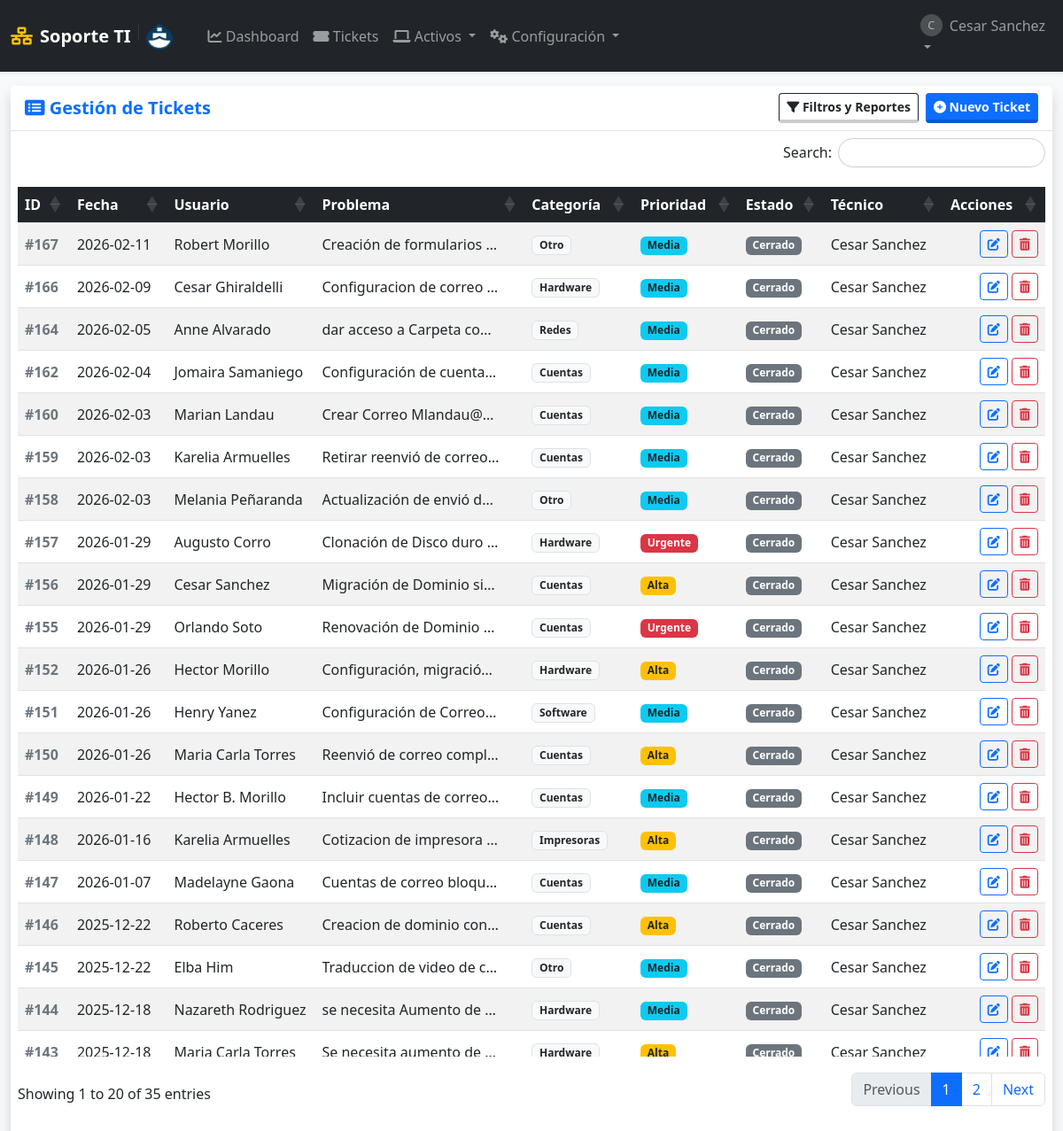
The app's page /soportes?tecnico_id=54 (signed in) with its own data.
### tables this page shows
CREATE TABLE usuarios (
            id INTEGER PRIMARY KEY AUTOINCREMENT,
            username TEXT UNIQUE NOT NULL,
            email TEXT UNIQUE,
            password_hash TEXT NOT NULL,
            role TEXT NOT NULL DEFAULT 'user' CHECK(role IN ('admin', 'user', 'tecnico')),
            departamento TEXT,
            fecha_creacion TIMESTAMP DEFAULT CURRENT_TIMESTAMP
        );

CREATE TABLE soportes (
            id INTEGER PRIMARY KEY AUTOINCREMENT,
            fecha_creacion TIMESTAMP DEFAULT CURRENT_TIMESTAMP,
            
            usuario_id INTEGER NOT NULL,  -- Quién reporta
            tecnico_id INTEGER,           -- Quién atiende
            equipo_id INTEGER,            -- Equipo afectado (opcional)
            
            problema TEXT NOT NULL,
            descripcion_detallada TEXT,
            
            estado TEXT NOT NULL DEFAULT 'Abierto',
            prioridad TEXT NOT NULL DEFAULT 'Media',
            categoria TEXT NOT NULL DEFAULT 'Otro',
            
            solucion TEXT,
            fecha_inicio DATE,
            fecha_finalizacion DATE,
            
            FOREIGN KEY (usuario_id) REFERENCES usuarios (id) ON DELETE CASCADE,
            FOREIGN KEY (tecnico_id) REFERENCES usuarios (id) ON DELETE SET NULL,
            FOREIGN KEY (equipo_id) REFERENCES equipos (id) ON DELETE SET NULL
        );

### app.py (the view)
@app.route('/soportes')
@login_required
def lista_soportes():
    db = get_db()
    f_inicio = request.args.get('fecha_inicio')
    f_fin = request.args.get('fecha_fin')
    f_categoria = request.args.get('categoria')
    f_prioridad = request.args.get('prioridad')
    f_estado = request.args.get('estado')
    f_tecnico = request.args.get('tecnico_id')
    query = """
        SELECT s.*, u.username as nombre_usuario, t.username as nombre_tecnico
        FROM soportes s
        JOIN usuarios u ON s.usuario_id = u.id
        LEFT JOIN usuarios t ON s.tecnico_id = t.id
        WHERE 1=1
    """
    params = []
    if session['role'] == 'user':
        query += " AND s.usuario_id = ?"
        params.append(session['user_id'])
    if f_inicio and f_fin:
        query += " AND date(s.fecha_creacion) BETWEEN ? AND ?"
        params.extend([f_inicio, f_fin])
    if f_categoria and f_categoria != 'Todos':
        query += " AND s.categoria = ?"
        params.append(f_categoria)
    if f_prioridad and f_prioridad != 'Todos':
        query += " AND s.prioridad = ?"
        params.append(f_prioridad)
    if f_estado and f_estado != 'Todos':
        query += " AND s.estado = ?"
        params.append(f_estado)
    if f_tecnico and f_tecnico != 'Todos':
        query += " AND s.tecnico_id = ?"
        params.append(f_tecnico)
    query += """ ORDER BY CASE WHEN s.estado IN ('Abierto', 'En Proceso') THEN 0 ELSE 1 END ASC, s.fecha_creacion DESC """
    tickets = db.execute(query, params).fetchall()
    tecnicos = db.execute("SELECT id, username FROM usuarios WHERE role IN ('admin', 'tecnico')").fetchall()
    return render_template('lista_soportes.html', soportes=tickets, tecnicos=tecnicos, categorias=CATEGORIAS, prioridades=PRIORIDADES, estados=ESTADOS)

### app.py (called while the page is built)
def get_db():
    if 'db' not in g:
        g.db = sqlite3.connect(app.config['DB_FILE'])
        g.db.row_factory = sqlite3.Row
        g.db.execute("PRAGMA foreign_keys = ON")
    return g.db

def login_required(f):
    @wraps(f)
    def decorated_function(*args, **kwargs):
        if 'user_id' not in session:
            flash('Por favor, inicia sesión.', 'warning')
            return redirect(url_for('login'))
        return f(*args, **kwargs)
    return decorated_function

### templates/lista_soportes.html (shortened to what this page needs)
{% extends "layout.html" %}
{% block content %}
<div class="card shadow h-100 border-0">
    <div class="card-header bg-white py-2 border-bottom d-flex justify-content-between align-items-center">
        <h5 class="mb-0 text-primary fw-bold"><i class="fas fa-list-alt"></i> Gestión de Tickets</h5>
        <div class="d-flex gap-2">
            <button class="btn btn-outline-dark btn-sm" type="button" data-bs-toggle="collapse" data-bs-target="#panelFiltros">
                <i class="fas fa-filter"></i> Filtros y Reportes
            </button>
            <a href="{{ url_for('agregar') }}" class="btn btn-primary btn-sm">
                <i class="fas fa-plus-circle"></i> Nuevo Ticket
            </a>
        </div>
    </div>
    <div class="card-body p-2">
        <table class="table table-striped table-hover tabla-enterprise w-100 align-middle">
            <thead>
                <tr>
                    <th>ID</th>
                    <th>Fecha</th>
                    <th>Usuario</th>
                    <th>Problema</th>
                    <th>Categoría</th>
                    <th>Prioridad</th>
                    <th>Estado</th>
                    <th>Técnico</th>
                    <th>Acciones</th>
                </tr>
            </thead>
            <tbody>
                {% for soporte in soportes %}
                <tr>
                    <td class="fw-bold text-secondary">#{{ soporte.id }}</td>
                    <td data-order="{{ soporte.fecha_creacion }}">
                        {{ soporte.fecha_creacion[:10] }}
                    </td>
                    <td>{{ soporte.nombre_usuario }}</td>
                    <td title="{{ soporte.problema }}">
                        <div style="max-width: 200px; white-space: nowrap; overflow: hidden; text-overflow: ellipsis;">
                            {{ soporte.problema }}
                        </div>
                    </td>
                    <td><span class="badge bg-light text-dark border">{{ soporte.categoria }}</span></td>
                    <td>
                        {% if soporte.prioridad == 'Urgente' %}<span class="badge bg-danger">Urgente</span>
                        {% elif soporte.prioridad == 'Alta' %}<span class="badge bg-warning text-dark">Alta</span>
                        {% else %}<span class="badge bg-info text-dark">{{ soporte.prioridad }}</span>
                        {% endif %}
                    </td>
                    <td>
                        {% if soporte.estado == 'Abierto' %}<span class="badge bg-success">Abierto</span>
                        {% elif soporte.estado == 'En Proceso' %}<span class="badge bg-primary">En Proceso</span>
                        {% elif soporte.estado == 'Resuelto' %}<span class="badge bg-info">Resuelto</span>
                        {% else %}<span class="badge bg-secondary">Cerrado</span>
                        {% endif %}
                    </td>
                    <td>{{ soporte.nombre_tecnico or '' }}</td>
                    <td class="text-end">
                        <div class="d-flex gap-1 justify-content-end">
                            {% if session['role'] in ['admin', 'tecnico'] or session['user_id'] == soporte.usuario_id %}
                                <a href="{{ url_for('editar', ticket_id=soporte.id) }}" class="btn btn-outline-primary btn-sm" title="Ver/Editar">
                                    <i class="fas fa-edit"></i>
                                </a>
                            {% endif %}
                            {% if session['role'] == 'admin' %}
                                <form action="{{ url_for('eliminar_soporte', ticket_id=soporte.id) }}" method="POST" onsubmit="return confirm('⚠️ ¿Eliminar Ticket #{{ soporte.id }}?\nEsta acción es irreversible.');">
                                    <button class="btn btn-outline-danger btn-sm" title="Eliminar Ticket">
                                        <i class="fas fa-trash-alt"></i>
                                    </button>
                                </form>
                            {% endif %}
                        </div>
                    </td>
                </tr>
                {% endfor %}
            </tbody>
        </table>
    </div>
</div>
{% endblock %}

### templates/layout.html (shortened to what this page needs)
<!DOCTYPE html>
<html lang="es">
<head>
    <link href="https://cdn.jsdelivr.net/npm/bootstrap@5.3.0/dist/css/bootstrap.min.css" rel="stylesheet">
    <link rel="stylesheet" href="https://cdnjs.cloudflare.com/ajax/libs/font-awesome/6.0.0/css/all.min.css">
    <link rel="stylesheet" href="https://cdn.datatables.net/1.13.4/css/dataTables.bootstrap5.min.css">
    <link rel="stylesheet" href="https://cdn.datatables.net/responsive/2.4.1/css/responsive.bootstrap5.min.css">
    <link rel="stylesheet" href="https://cdn.datatables.net/buttons/2.3.6/css/buttons.bootstrap5.min.css">
    <link rel="stylesheet" href="{{ url_for('static', filename='css/style.css') }}">
</head>
<body class="bg-light sap-mode">
    <nav class="navbar navbar-expand-lg navbar-dark bg-dark shadow-sm z-index-1000">
        <div class="container-fluid">
            <a class="navbar-brand fw-bold d-flex align-items-center" href="{{ url_for('dashboard') }}">
                <i class="fas fa-network-wired me-2 text-warning"></i>
                Soporte TI
                <img src="{{ url_for('static', filename='img/logo.png') }}" alt="Logo Empresa" height="30" class="d-inline-block align-text-top">
            </a>
            <div class="collapse navbar-collapse" id="navbarNav">
                {% if session.get('user_id') %}
                <ul class="navbar-nav me-auto ms-3">
                    <li class="nav-item">
                        <a class="nav-link" href="{{ url_for('dashboard') }}"><i class="fas fa-chart-line"></i> Dashboard</a>
                    </li>
                    <li class="nav-item">
                        <a class="nav-link" href="{{ url_for('lista_soportes') }}"><i class="fas fa-ticket-alt"></i> Tickets</a>
                    </li>
                    {% if session.get('role') in ['admin', 'tecnico'] %}
                    <li class="nav-item dropdown">
                        <a class="nav-link dropdown-toggle" href="#" data-bs-toggle="dropdown">
                            <i class="fas fa-laptop"></i> Activos
                        </a>
                    </li>
                    {% endif %}
                    {% if session.get('role') == 'admin' %}
                    <li class="nav-item dropdown">
                        <a class="nav-link dropdown-toggle" href="#" data-bs-toggle="dropdown">
                            <i class="fas fa-cogs"></i> Configuración
                        </a>
                    </li>
                    {% endif %}
                </ul>
                <ul class="navbar-nav">
                    <li class="nav-item dropdown">
                        <a class="nav-link dropdown-toggle" href="#" data-bs-toggle="dropdown">
                            <div class="d-flex align-items-center">
                                <div class="avatar-circle-sm me-2">{{ session.get('username')[0].upper() }}</div>
                                {{ session.get('username') }}
                            </div>
                        </a>
                    </li>
                </ul>
                {% endif %}
            </div>
        </div>
    </nav>
    <main class="container-fluid py-3 main-container">
        {% block content %}{% endblock %}
    </main>
</body>
</html>

### static/css/style.css (style rules this page uses)
body.sap-mode { height: 100vh; display: flex; flex-direction: column; margin: 0; overflow: hidden; }
.main-container { flex: 1; overflow-y: auto; padding-bottom: 20px; width: 100%; }
.btn { transition: all 0.15s ease-in-out; border-bottom: 4px solid rgba(0,0,0,0.2) !important; font-weight: 600; }
.btn-outline-primary, .btn-outline-secondary, .btn-outline-danger { border-bottom: 1px solid currentColor !important; }
.avatar-circle-sm { width: 25px; height: 25px; background-color: #ffffff33; border-radius: 50%; text-align: center; line-height: 25px; font-size: 0.8em; }
table.dataTable thead th { background-color: #212529; color: white; position: sticky; top: 0; z-index: 10; }
body::before { content: ""; position: fixed; top: 0; left: 0; width: 100%; height: 100%; background-image: url('../img/logo.png'); background-repeat: no-repeat; background-position: center center; background-size: 500px; opacity: 0.05; z-index: -1; pointer-events: none; }

### records on screen
usuarios: get "Cesar Sanchez"
soportes: id "167", fecha_creacion "2026-02-11", nombre_usuario "Robert Morillo", problema "Creación de formularios…", categoria "Otro", prioridad "Media", estado "Cerrado", username "Cesar Sanchez"
soportes: id "166", fecha_creacion "2026-02-09", nombre_usuario "Cesar Ghiraldelli", problema "Configuracion de correo…", categoria "Hardware", prioridad "Media", estado "Cerrado", username "Cesar Sanchez"
soportes: id "164", fecha_creacion "2026-02-05", nombre_usuario "Anne Alvarado", problema "dar acceso a Carpeta co…", categoria "Redes", prioridad "Media", estado "Cerrado", username "Cesar Sanchez"
soportes: id "162", fecha_creacion "2026-02-04", nombre_usuario "Jomaira Samaniego", problema "Configuración de cuenta…", categoria "Cuentas", prioridad "Media", estado "Cerrado", username "Cesar Sanchez"
soportes: id "160", fecha_creacion "2026-02-03", nombre_usuario "Marian Landau", problema "Crear Correo Mlandau@…", categoria "Cuentas", prioridad "Media", estado "Cerrado", username "Cesar Sanchez"
soportes: id "159", fecha_creacion "2026-02-03", nombre_usuario "Karelia Armuelles", problema "Retirar reenvió de correo…", categoria "Cuentas", prioridad "Media", estado "Cerrado", username "Cesar Sanchez"
soportes: id "158", fecha_creacion "2026-02-03", nombre_usuario "Melania Peñaranda", problema "Actualización de envió d…", categoria "Otro", prioridad "Media", estado "Cerrado", username "Cesar Sanchez"
soportes: id "157", fecha_creacion "2026-01-29", nombre_usuario "Augusto Corro", problema "Clonación de Disco duro…", categoria "Hardware", prioridad "Urgente", estado "Cerrado", username "Cesar Sanchez"
soportes: id "156", fecha_creacion "2026-01-29", nombre_usuario "Cesar Sanchez", problema "Migración de Dominio si…", categoria "Cuentas", prioridad "Alta", estado "Cerrado", username "Cesar Sanchez"
soportes: id "155", fecha_creacion "2026-01-29", nombre_usuario "Orlando Soto", problema "Renovación de Dominio…", categoria "Cuentas", prioridad "Urgente", estado "Cerrado", username "Cesar Sanchez"
soportes: id "152", fecha_creacion "2026-01-26", nombre_usuario "Hector Morillo", problema "Configuración, migració…", categoria "Hardware", prioridad "Alta", estado "Cerrado", username "Cesar Sanchez"
soportes: id "151", fecha_creacion "2026-01-26", nombre_usuario "Henry Yanez", problema "Configuración de Correo…", categoria "Software", prioridad "Media", estado "Cerrado", username "Cesar Sanchez"
soportes: id "150", fecha_creacion "2026-01-26", nombre_usuario "Maria Carla Torres", problema "Reenvió de correo compl…", categoria "Cuentas", prioridad "Alta", estado "Cerrado", username "Cesar Sanchez"
soportes: id "149", fecha_creacion "2026-01-22", nombre_usuario "Hector B. Morillo", problema "Incluir cuentas de correo…", categoria "Cuentas", prioridad "Media", estado "Cerrado", username "Cesar Sanchez"
soportes: id "148", fecha_creacion "2026-01-16", nombre_usuario "Karelia Armuelles", problema "Cotizacion de impresora…", categoria "Impresoras", prioridad "Alta", estado "Cerrado", username "Cesar Sanchez"
soportes: id "147", fecha_creacion "2026-01-07", nombre_usuario "Madelayne Gaona", problema "Cuentas de correo bloqu…", categoria "Cuentas", prioridad "Media", estado "Cerrado", username "Cesar Sanchez"
soportes: id "146", fecha_creacion "2025-12-22", nombre_usuario "Roberto Caceres", problema "Creacion de dominio con…", categoria "Cuentas", prioridad "Alta", estado "Cerrado", username "Cesar Sanchez"
soportes: id "145", fecha_creacion "2025-12-22", nombre_usuario "Elba Him", problema "Traduccion de video de c…", categoria "Otro", prioridad "Media", estado "Cerrado", username "Cesar Sanchez"
soportes: id "144", fecha_creacion "2025-12-18", nombre_usuario "Nazareth Rodriguez", problema "se necesita Aumento de…", categoria "Hardware", prioridad "Media", estado "Cerrado", username "Cesar Sanchez"
soportes: id "143", fecha_creacion "2025-12-18", nombre_usuario "Maria Carla Torres", problema "Se necesita aumento de…", categoria "Hardware", prioridad "Alta", estado "Cerrado", username "Cesar Sanchez"

### other values on screen
{{ session.get('username')[0].upper() }} "C"
